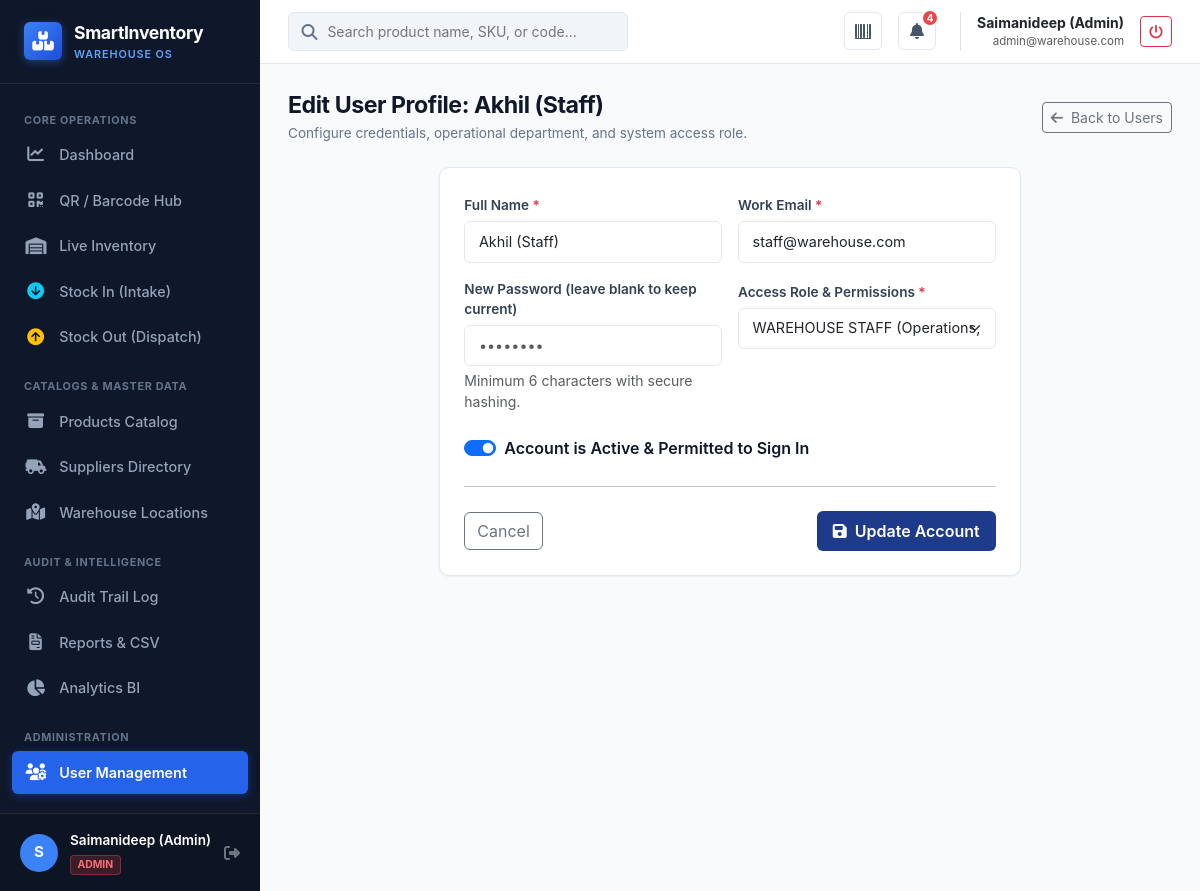
The page /users/2/edit (signed in) on the database its author committed.
### app/models.py (models this page shows, shortened)
class User(UserMixin, db.Model):
    __tablename__ = 'users'
    id = db.Column(db.Integer, primary_key=True)
    name = db.Column(db.String(100), nullable=False)
    email = db.Column(db.String(120), unique=True, nullable=False, index=True)
    password_hash = db.Column(db.String(255), nullable=False)
    role = db.Column(
        db.String(20),
        nullable=False,
        default='STAFF'
    )  # ADMIN, STAFF, MANAGER
    is_active_user = db.Column(db.Boolean, default=True, nullable=False)
    created_at = db.Column(
        db.DateTime,
        default=lambda: datetime.now(timezone.utc),
        nullable=False
    )
    qr_code = db.Column(db.String(255), unique=True)
    transactions = db.relationship(
        'InventoryTransaction',
        backref='performer',
        lazy='dynamic'
    )
    @property
    def is_admin(self):
        return self.role == 'ADMIN'
    @property
    def is_active(self):
        return self.is_active_user

### app/routes/users.py (the view, shortened to what this page needs)
@users_bp.route('/users/<int:id>/edit', methods=['GET', 'POST'])
@role_required('ADMIN')
def edit(id):
    user = User.query.get_or_404(id)
    return render_template('users/form.html', user=user)

### app/routes/auth.py (called while the page is built)
def role_required(*allowed_roles):
    def decorator(f):
        @wraps(f)
        @login_required
        def decorated_function(*args, **kwargs):
            if current_user.role not in allowed_roles:
                abort(403)
            return f(*args, **kwargs)
        return decorated_function
    return decorator

### app/templates/users/form.html (shortened to what this page needs)
{% extends 'base.html' %}
{% block content %}
<div class="page-header">
    <div>
        <h1 class="page-title">{{ 'Edit User Profile: ' + user.name if user else 'Register New System User' }}</h1>
        <div class="page-subtitle">Configure credentials, operational department, and system access role.</div>
    </div>
    <a href="{{ url_for('users.index') }}" class="btn btn-outline-secondary btn-sm">
        <i class="fas fa-arrow-left me-1"></i> Back to Users
    </a>
</div>
<div class="row justify-content-center">
    <div class="col-lg-8">
        <div class="content-card p-4">
            <form method="POST">
                <div class="row g-3">
                    <div class="col-md-6">
                        <label class="form-label">Full Name <span class="text-danger">*</span></label>
                        <input type="text" name="name" class="form-control" placeholder="e.g. Sarah Connor" value="{{ user.name if user else '' }}" required>
                    </div>
                    <div class="col-md-6">
                        <label class="form-label">Work Email <span class="text-danger">*</span></label>
                        <input type="email" name="email" class="form-control" placeholder="s.connor@warehouse.com" value="{{ user.email if user else '' }}" required>
                    </div>
                    <div class="col-md-6">
                        <label class="form-label">{{ 'New Password (leave blank to keep current)' if user else 'Account Password *' }}</label>
                        <input type="password" name="password" class="form-control" placeholder="••••••••" {% if not user %}required{% endif %}>
                        <div class="form-text">Minimum 6 characters with secure hashing.</div>
                    </div>
                    <div class="col-md-6">
                        <label class="form-label">Access Role & Permissions <span class="text-danger">*</span></label>
                        <select name="role" class="form-select" required>
                            <option value="STAFF" {% if user and user.role == 'STAFF' %}selected{% endif %}>WAREHOUSE STAFF (Operations, Intake/Dispatch, QR Scanning)</option>
                        </select>
                    </div>
                    {% if user %}
                    <div class="col-12">
                        <div class="form-check form-switch mt-2">
                            <input class="form-check-input" type="checkbox" name="is_active" id="isActive" {% if user.is_active_user %}checked{% endif %}>
                            <label class="form-check-label fw-semibold" for="isActive">Account is Active & Permitted to Sign In</label>
                        </div>
                    </div>
                    {% endif %}
                </div>
                <hr class="my-4">
                <div class="d-flex justify-content-between align-items-center">
                    <a href="{{ url_for('users.index') }}" class="btn btn-outline-secondary">Cancel</a>
                    <button type="submit" class="btn btn-primary-wh">
                        <i class="fas fa-save me-1"></i> {{ 'Update Account' if user else 'Create User' }}
                    </button>
                </div>
            </form>
        </div>
    </div>
</div>
{% endblock %}

### app/templates/base.html (shortened to what this page needs)
<!DOCTYPE html>
<html lang="en">
<head>
    <link href="https://cdn.jsdelivr.net/npm/bootstrap@5.3.3/dist/css/bootstrap.min.css" rel="stylesheet">
    <link href="https://cdnjs.cloudflare.com/ajax/libs/font-awesome/6.5.1/css/all.min.css" rel="stylesheet">
    <link href="{{ url_for('static', filename='css/styles.css') }}" rel="stylesheet">
</head>
<body>
    <div class="app-wrapper">
        <aside class="app-sidebar no-print">
            <div class="sidebar-header">
                <div class="sidebar-logo-icon">
                    <i class="fas fa-boxes-stacked"></i>
                </div>
                <div>
                    <div class="sidebar-brand-text">SmartInventory</div>
                    <div class="sidebar-subbrand">Warehouse OS</div>
                </div>
            </div>
            <ul class="sidebar-menu">
                <div class="sidebar-section-title">Core Operations</div>
                <li>
                    <a href="{{ url_for('dashboard.index') }}" class="sidebar-link {% if request.endpoint == 'dashboard.index' %}active{% endif %}">
                        <i class="fas fa-chart-line"></i>
                        <span>Dashboard</span>
                    </a>
                </li>
                <li>
                    <a href="{{ url_for('scanner.index') }}" class="sidebar-link {% if request.endpoint == 'scanner.index' %}active{% endif %}">
                        <i class="fas fa-qrcode"></i>
                        <span>QR / Barcode Hub</span>
                    </a>
                </li>
                <li>
                    <a href="{{ url_for('inventory.index') }}" class="sidebar-link {% if request.endpoint == 'inventory.index' %}active{% endif %}">
                        <i class="fas fa-warehouse"></i>
                        <span>Live Inventory</span>
                    </a>
                </li>
                {% if current_user.is_admin or current_user.is_staff %}
                <li>
                    <a href="{{ url_for('inventory.stock_in') }}" class="sidebar-link {% if request.endpoint == 'inventory.stock_in' %}active{% endif %}">
                        <i class="fas fa-arrow-circle-down text-info"></i>
                        <span>Stock In (Intake)</span>
                    </a>
                </li>
                <li>
                    <a href="{{ url_for('inventory.stock_out') }}" class="sidebar-link {% if request.endpoint == 'inventory.stock_out' %}active{% endif %}">
                        <i class="fas fa-arrow-circle-up text-warning"></i>
                        <span>Stock Out (Dispatch)</span>
                    </a>
                </li>
                {% endif %}
                <div class="sidebar-section-title mt-2">Catalogs & Master Data</div>
                <li>
                    <a href="{{ url_for('products.index') }}" class="sidebar-link {% if request.blueprint == 'products' %}active{% endif %}">
                        <i class="fas fa-box-archive"></i>
                        <span>Products Catalog</span>
                    </a>
                </li>
                <li>
                    <a href="{{ url_for('suppliers.index') }}" class="sidebar-link {% if request.blueprint == 'suppliers' %}active{% endif %}">
                        <i class="fas fa-truck-field"></i>
                        <span>Suppliers Directory</span>
                    </a>
                </li>
                <li>
                    <a href="{{ url_for('locations.index') }}" class="sidebar-link {% if request.blueprint == 'locations' %}active{% endif %}">
                        <i class="fas fa-map-location-dot"></i>
                        <span>Warehouse Locations</span>
                    </a>
                </li>
                <div class="sidebar-section-title mt-2">Audit & Intelligence</div>
                <li>
                    <a href="{{ url_for('transactions.index') }}" class="sidebar-link {% if request.endpoint == 'transactions.index' %}active{% endif %}">
                        <i class="fas fa-clock-rotate-left"></i>
                        <span>Audit Trail Log</span>
                    </a>
                </li>
                <li>
                    <a href="{{ url_for('reports.index') }}" class="sidebar-link {% if request.blueprint == 'reports' %}active{% endif %}">
                        <i class="fas fa-file-invoice"></i>
                        <span>Reports & CSV</span>
                    </a>
                </li>
                <li>
                    <a href="{{ url_for('analytics.index') }}" class="sidebar-link {% if request.blueprint == 'analytics' %}active{% endif %}">
                        <i class="fas fa-chart-pie"></i>
                        <span>Analytics BI</span>
                    </a>
                </li>
                {% if current_user.is_admin %}
                <div class="sidebar-section-title mt-2">Administration</div>
                <li>
                    <a href="{{ url_for('users.index') }}" class="sidebar-link {% if request.blueprint == 'users' %}active{% endif %}">
                        <i class="fas fa-users-gear"></i>
                        <span>User Management</span>
                    </a>
                </li>
                {% endif %}
            </ul>
            <div class="sidebar-footer">
                <div class="user-avatar">
                    {{ current_user.name[0] | upper if current_user.is_authenticated else '?' }}
                </div>
                <div class="user-info">
                    <div class="user-name">{{ current_user.name if current_user.is_authenticated else 'Guest' }}</div>
                    {% if current_user.is_authenticated %}
                        <span class="user-role-badge role-{{ current_user.role.lower() }}">{{ current_user.role }}</span>
                    {% endif %}
                </div>
                <a href="{{ url_for('auth.logout') }}" class="text-secondary hover-white ms-auto" title="Log Out">
                    <i class="fas fa-sign-out-alt"></i>
                </a>
            </div>
        </aside>
        <main class="app-main">
            <header class="app-navbar no-print">
                <div class="d-flex align-items-center gap-3">
                    <div class="navbar-search d-none d-md-block">
                        <i class="fas fa-search"></i>
                        <input type="text" id="global-search-input" placeholder="Search product name, SKU, or code...">
                    </div>
                </div>
                <div class="navbar-actions">
                    <a href="{{ url_for('scanner.index') }}" class="nav-icon-btn" title="Open QR & Barcode Scanner">
                        <i class="fas fa-barcode"></i>
                    </a>
                    <button class="nav-icon-btn" id="notification-toggle-btn" title="Low Stock Alerts">
                        <i class="fas fa-bell"></i>
                        {% if low_stock_badge_count > 0 %}
                            <span class="nav-badge">{{ low_stock_badge_count }}</span>
                        {% endif %}
                    </button>
                    <div class="d-flex align-items-center gap-2 border-start ps-3 ms-2">
                        <div class="small text-end d-none d-sm-block">
                            <div class="fw-bold text-dark">{{ current_user.name }}</div>
                            <div class="text-muted" style="font-size: 0.72rem;">{{ current_user.email }}</div>
                        </div>
                        <a href="{{ url_for('auth.logout') }}" class="btn btn-outline-danger btn-sm ms-2" title="Sign Out">
                            <i class="fas fa-power-off"></i>
                        </a>
                    </div>
                </div>
            </header>
            <div class="page-container">
                {% block content %}{% endblock %}
            </div>
        </main>
    </div>
</body>
</html>

### rows shown on the page
User: is_active_user+name "S", is_active_user+name "Saimanideep (Admin)", role "ADMIN", name "Saimanideep (Admin)", email "admin@warehouse.com"
User: name "Edit User Profile: Akhil (Staff)", name "Akhil (Staff)", email "staff@warehouse.com", role "WAREHOUSE STAFF (Operations, Intake/Dispatch, QR Scanning)", is_active_user "☑"

### other values the page prints
{{ low_stock_badge_count }} "4"
{{ 'Update Account' if user else 'Create User' }} "Update Account"
